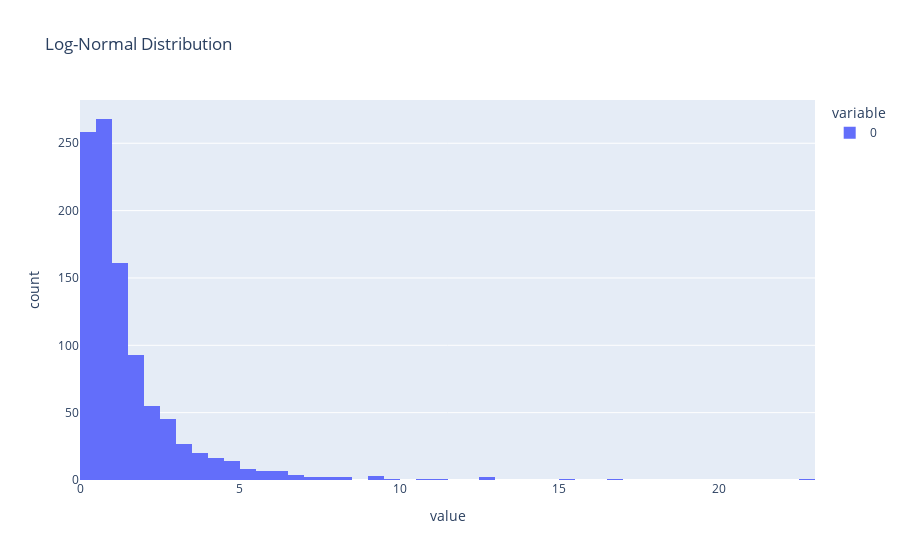

The cell this chart's notebook holds for it:
### Markdown cell above
> What is it?

**Analogy**: Imagine the distribution of incomes in a city where most people earn around an average amount but some earn much higher. This distribution models such skewed data.

**Shape**: Skewed to the right with a long tail, showing that while most values are clustered around a central point, there are a few extremely high values.

> Use Cases:

* Modeling income distributions where a few people earn significantly more than the average.
* Distribution of product prices where most items are priced around a median but a few are very expensive.
* Modeling time-to-failure of equipment where most equipment lasts a moderate amount of time but some fail much earlier or much later.

### Code cell
data_8 = np.random.lognormal(mean=0, sigma=1, size=1000)
fig = px.histogram(data_8, nbins=50, title="Log-Normal Distribution")
fig.show()

### Figure 1 — Plotly figure (JSON) as saved in the notebook; plotly's stock layout.template omitted (floating-point values rounded to 4 significant figures; data arrays with more than 128 entries replaced by an {"elided": "..."} marker saying what was removed)
{"data": [{"alignmentgroup": "True", "bingroup": "x", "hovertemplate": "variable=0<br>value=%{x}<br>count=%{y}<extra></extra>", "legendgroup": "0", "marker": {"color": "#636efa", "pattern": {"shape": ""}}, "name": "0", "nbinsx": 50, "offsetgroup": "0", "orientation": "v", "showlegend": true, "type": "histogram", "x": {"elided": "1000 float values"}, "xaxis": "x", "yaxis": "y"}], "layout": {"barmode": "relative", "legend": {"title": {"text": "variable"}, "tracegroupgap": 0}, "title": {"text": "Log-Normal Distribution"}, "xaxis": {"anchor": "y", "domain": [0, 1], "title": {"text": "value"}}, "yaxis": {"anchor": "x", "domain": [0, 1], "title": {"text": "count"}}}}
